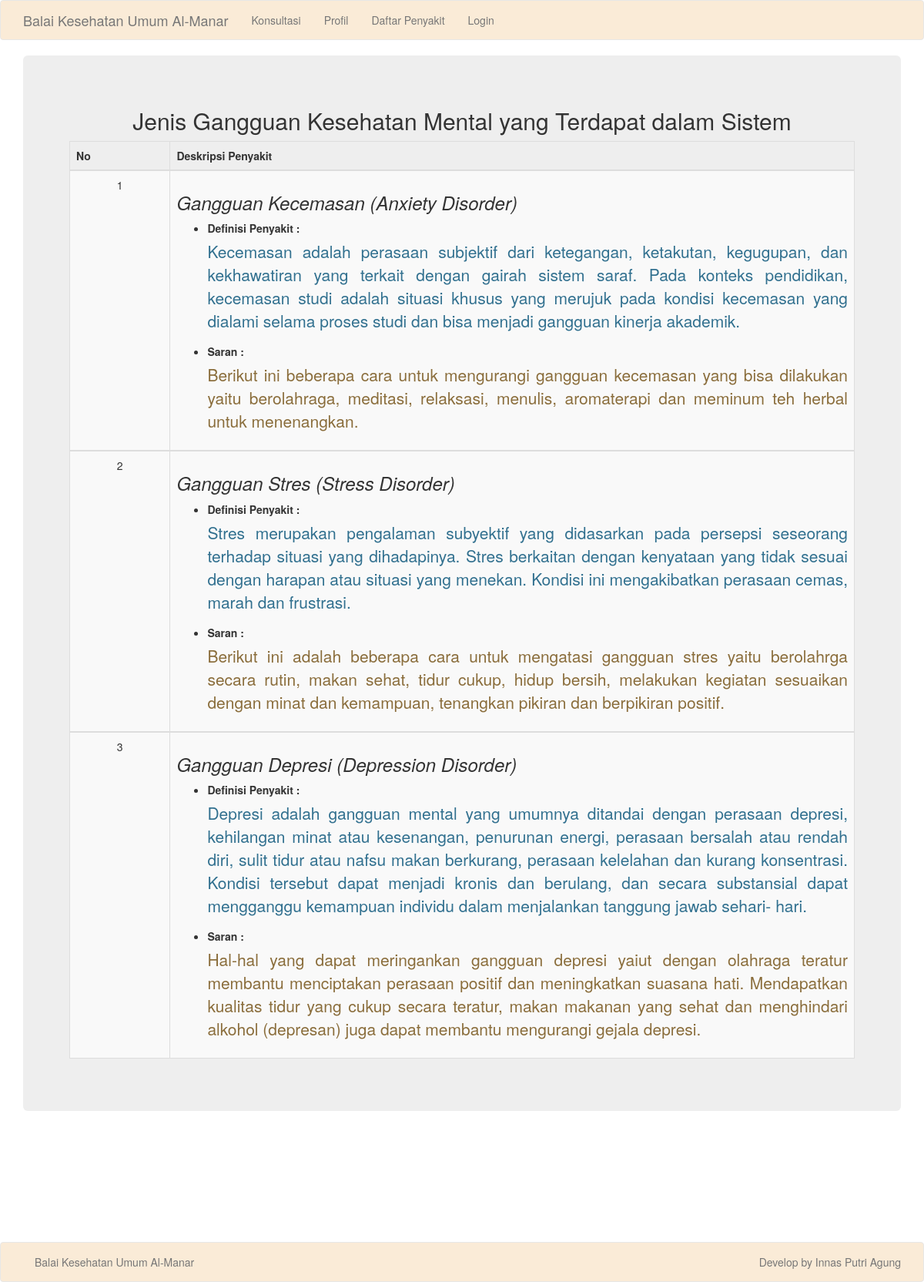
The app's page /daftar_penyakit.php with its own data.
### tables this page shows
CREATE TABLE `tb_penyakit` (
  `id` int(11) NOT NULL,
  `kdpenyakit` varchar(3) DEFAULT NULL,
  `nama_penyakit` varchar(100) DEFAULT NULL,
  `definisi` text DEFAULT NULL,
  `solusi` text NOT NULL
);

### daftar_penyakit.php (the view, shortened to what this page needs)
<!DOCTYPE html>
<html>
<head>
	<link rel="stylesheet" type="text/css" href="assets/css/bootstrap.min.css">
</head>
<body>
	<nav class="navbar navbar-default">
		<div class="container">
			<div class="navbar-header">
				<a class="navbar-brand" href="index.php"><?php include("_header.php");?></a>
			</div>
			<div class="collapse navbar-collapse" id="bs-example-navbar-collapse-1">
				<ul class="nav navbar-nav">
					<li><a href="pasien_add_fm.php">Konsultasi<span class="sr-only">(current)</span></a></li>
                    <li><a href="profil.php">Profil</a></li>
                    <li><a href="daftar_penyakit.php">Daftar Penyakit</a></li>
					<li><a href="login/index.php">Login</a></li>
				</ul>
			</div>
		</div>
	</nav>
	<div class="container">
		<div class="jumbotron">
			<center>
				<h2>Jenis Gangguan Kesehatan Mental yang Terdapat dalam Sistem</h2>
                <table class="table table-striped table-hover table-bordered" >
                <thead>
  	<tr >
    <th width="23" ><b>No</b></th>
    <th width="244" ><strong>Deskripsi  Penyakit</strong></th>
  </tr></thead>
  <?php
  	include "admin/koneksi.php";
	$sql = "SELECT * FROM tb_penyakit ORDER BY kdpenyakit";
	$qry = mysqli_query($koneksi,$sql) or die ("SQL Error".mysqli_error($koneksi));
	$no=0;
	while ($data=mysqli_fetch_array($qry)) {
	$no++;
  ?>
  <tbody>
  <tr>
    <td><div align="center"><?php echo $no; ?></div> </td>
    <td><div align="justify">
      <div align="left"><?php echo "<h3><em>$data[nama_penyakit]</em></h3>"; ?></div>
      <ul>
      	<li><label>Definisi Penyakit :</label><p class="text-info"><?php echo "$data[definisi]";?></p></li>
        <li><label>Saran :</label><p class="text-warning"><?php echo "$data[solusi]";?></p>
    </li>
      </ul>
      </td>
  </tr></tbody>
  <?php
  }
  ?>
</table>
			</center>
		</div>
		<div class="col-sm-6 col-md-3">
		</div>
		<br><br><br>
        <br><br><br>
	</div>
	<br/>
	<nav class="navbar navbar-default" style="bottom: 0;margin: 0">
		<div class="container">
			<center>
			<ul class="nav navbar-nav">
				<li><a href="#">Balai Kesehatan Umum Al-Manar</a></li>
			</ul>
			<ul class="nav navbar-nav navbar-right">
				<li><a href="#">Develop by Innas Putri Agung</a></li>
			</ul>
			</center>
		</div>
	</nav>
</body>
</html>

### records on screen
tb_penyakit: nama_penyakit "Gangguan Kecemasan (Anxiety Disorder)", definisi "Kecemasan adalah perasaan subjektif dari ketegangan, ketakutan, kegugupan, dan kekhawatiran yang terkait dengan gairah sistem saraf. Pada konteks pendidikan, kecemasan studi adalah situasi khusus yang merujuk pada kondisi kecemasan yang dialami selama proses studi dan bisa menjadi gangguan kinerja akademik.", solusi "Berikut ini beberapa cara untuk mengurangi gangguan kecemasan yang bisa dilakukan yaitu berolahraga, meditasi, relaksasi, menulis, aromaterapi dan meminum teh herbal untuk menenangkan."
tb_penyakit: nama_penyakit "Gangguan Stres (Stress Disorder)", definisi "Stres merupakan pengalaman subyektif yang didasarkan pada persepsi seseorang terhadap situasi yang dihadapinya. Stres berkaitan dengan kenyataan yang tidak sesuai dengan harapan atau situasi yang menekan. Kondisi ini mengakibatkan perasaan cemas, marah dan frustrasi.", solusi "Berikut ini adalah beberapa cara untuk mengatasi gangguan stres yaitu berolahrga secara rutin, makan sehat, tidur cukup, hidup bersih, melakukan kegiatan sesuaikan dengan minat dan kemampuan, tenangkan pikiran dan berpikiran positif."
tb_penyakit: nama_penyakit "Gangguan Depresi (Depression Disorder)", definisi "Depresi adalah gangguan mental yang umumnya ditandai dengan perasaan depresi, kehilangan minat atau kesenangan, penurunan energi, perasaan bersalah atau rendah diri, sulit tidur atau nafsu makan berkurang, perasaan kelelahan dan kurang konsentrasi. Kondisi tersebut dapat menjadi kronis dan berulang, dan secara substansial dapat mengganggu kemampuan individu dalam menjalankan tanggung jawab sehari- hari.", solusi "Hal-hal yang dapat meringankan gangguan depresi yaiut dengan olahraga teratur membantu menciptakan perasaan positif dan meningkatkan suasana hati. Mendapatkan kualitas tidur yang cukup secara teratur, makan makanan yang sehat dan menghindari alkohol (depresan) juga dapat membantu mengurangi gejala depresi."
